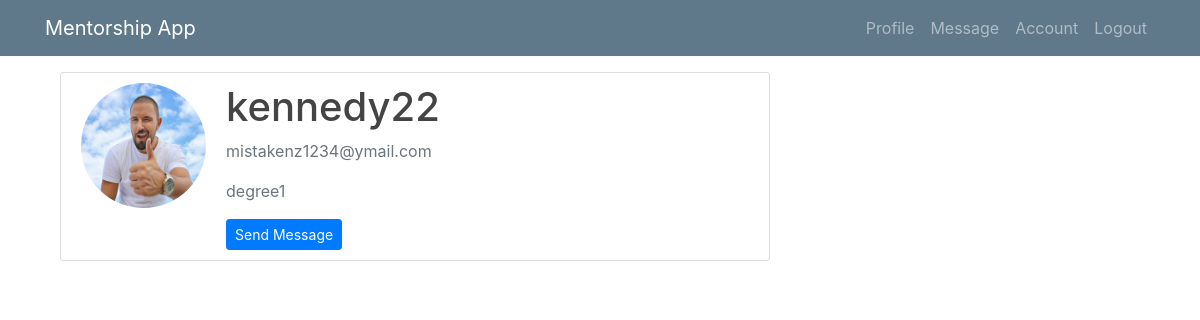
The app's page /profile1/22 (signed in), older data.
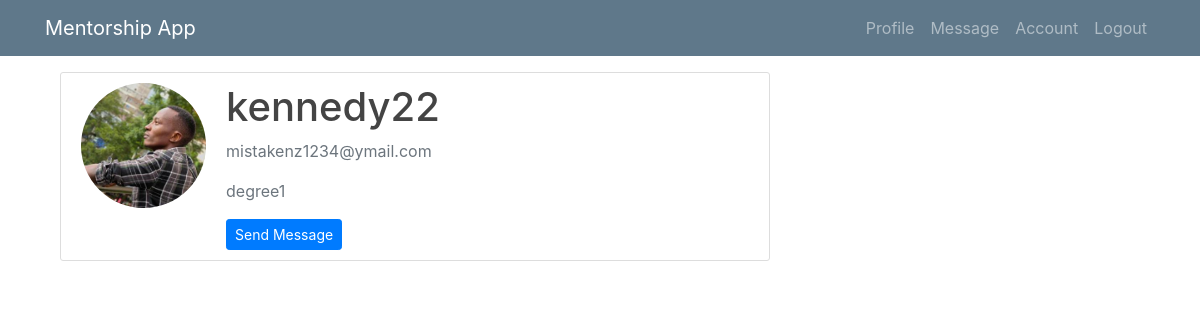
The same page, newer data.
### mentee/models.py (models this page shows, shortened)
class User(AbstractUser):
    is_mentee = models.BooleanField(default=False)
    is_mentor = models.BooleanField(default=False)

class Profile(models.Model):
    user = models.OneToOneField(User, on_delete=models.CASCADE)
    image = models.ImageField(default='default.jpg', upload_to='profile_pics')
    education = models.CharField(default='degree', max_length=100)

### mentee/views/mentor.py (the view)
# urls.py: path('profile1/<int:pk>', mentor.ProfileDetailView.as_view(), name="profile-detail1"),
class ProfileDetailView(LoginRequiredMixin, UserPassesTestMixin, DetailView):
    model = Msg
    context_object_name = 'msg'
    template_name = 'mentor/profile_detail1.html'
    def test_func(self):
        return self.request.user.is_mentor

### mentee/templates/mentor/profile_detail1.html (shortened to what this page needs)
{% extends 'mentor/base1.html' %}
{% block content %}
<br><br><br>
   <main role="main" class="container">
      <div class="row">
        <div class="col-md-8">
            <div class="content-section">
      <div class="media">
         <img class="rounded-circle account-img" src="{{ user.profile.image.url }}">
         <div class="media-body">
            <h2 class="account-heading">{{ msg.sender }}</h2>
            <p class="text-secondary">{{ msg.sender.email }}</p>
              <p class="text-secondary">{{ msg.sender.profile.education }}</p>
              <a class="btn btn-primary btn-sm" href="">Send Message</a>
         </div>
      </div>
   </div>
          </div>
        </div>
      </div>
{% endblock %}

Row changes from the older to the newer data that the page shows:
changed through a linked row, User: profile.image: picture added in place of a placeholder
